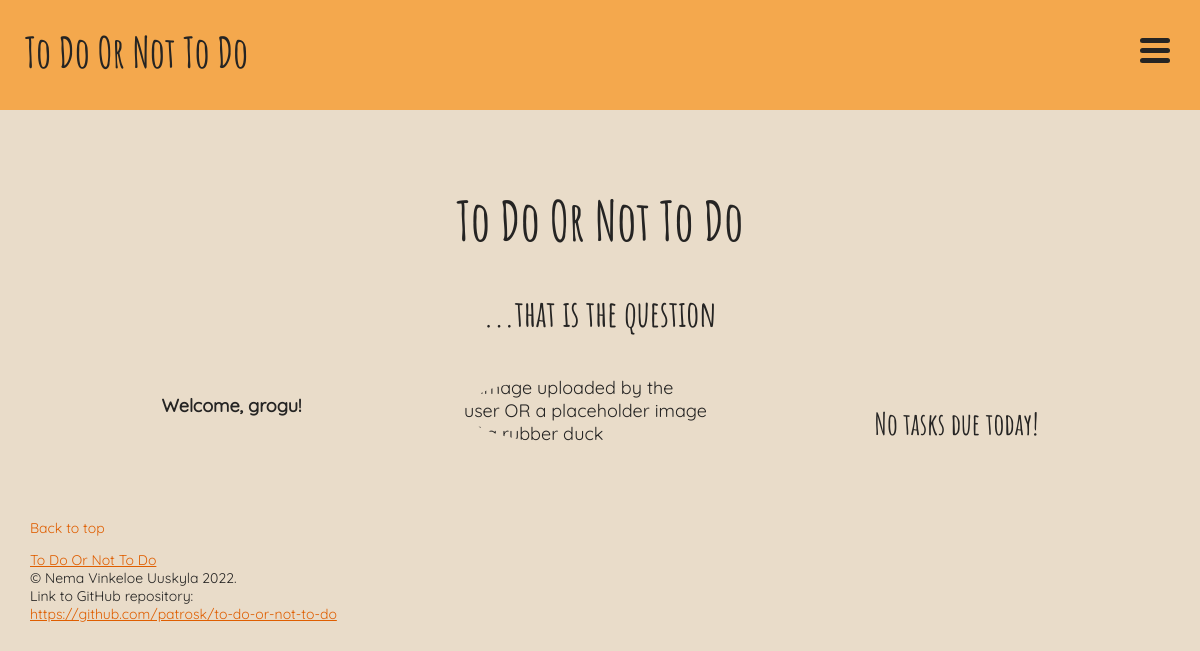
Page /index.php (signed in) on the earlier database version.
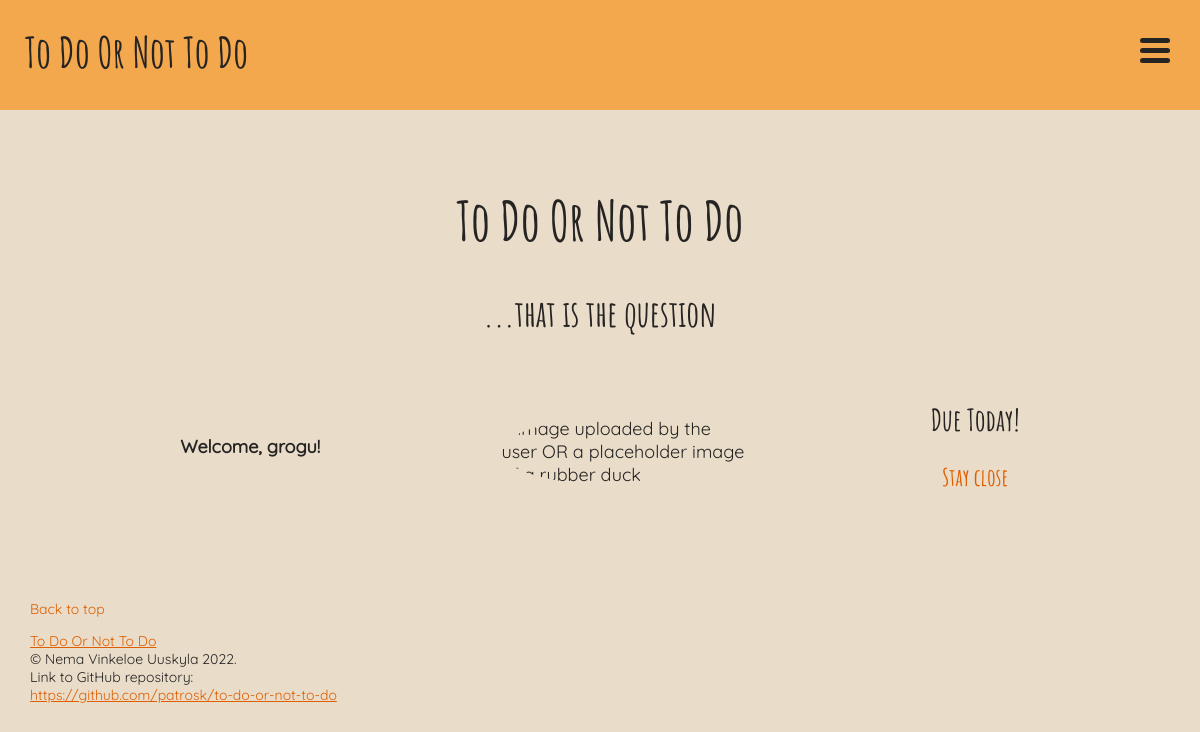
Same page on the later database version.
### tables this page shows
CREATE TABLE tasks (
	id INTEGER PRIMARY KEY AUTOINCREMENT,
	user_id INTEGER,
	list_id INTEGER,
	name VARCHAR,
	description VARCHAR,
	created_at DATETIME,
	deadline_at DATETIME,
	completed_at DATETIME,
	FOREIGN KEY (user_id) REFERENCES users(id), 
	FOREIGN KEY (list_id) REFERENCES lists(id)
);

### app/config.php (called while the page is built, shortened)
<?php
return [
    'title' => 'To Do Or Not To Do',
    'database_path' => sprintf('sqlite:%s/database/database.db', __DIR__),
];

### app/autoload.php (called while the page is built, shortened)
<?php
require __DIR__ . '/config.php';
require __DIR__ . '/functions.php';
$config = require __DIR__ . '/config.php';

### app/functions.php (called while the page is built, shortened)
<?php
function is_logged_in()
{
    if (isset($_SESSION['user'])) {
        $user = $_SESSION['user'];
        return $user;
    }
}
function get_avatar()
{
    $avatar = $_SESSION['user']['image_url'];
    return '/uploads/' . $avatar;
}
function get_tasks_due_today(PDO $database)
{
    $user_id = $_SESSION['user']['id'];
    $deadline_at = date('Y-m-d');
    $statement = $database->prepare("SELECT * from tasks WHERE user_id = :user_id AND deadline_at = :deadline_at");
    $statement->bindParam(':user_id', $user_id, PDO::PARAM_INT);
    $statement->bindParam(':deadline_at', $deadline_at, PDO::PARAM_STR);
    $statement->execute();
    $tasks_due_today = $statement->fetchAll(PDO::FETCH_ASSOC);
    return $tasks_due_today;
}

### views/messages.php (called while the page is built, shortened)
<?php
function welcome_message()
{
    if (isset($_SESSION['user'])) {
        $name = $_SESSION['user']['name'];
        return 'Welcome, ' . $name . '!';
    }
}

### index.php (the view, shortened to what this page needs)
<?php
require __DIR__ . '/app/autoload.php';
require __DIR__ . '/views/header.php';
require __DIR__ . '/views/navigation.php';
require __DIR__ . '/views/messages.php';
?>
<h1 class="heading">To Do Or Not To Do</h1>
<h2 class="slogan">...that is the question</h2>
<div class="messages">
    <?php if (is_logged_in()) : ?>
        <h4><?= welcome_message() ?></h4>
        <div class="img-box">
            <img src="<?= get_avatar() ?>" alt="image uploaded by the user OR a placeholder image of a rubber duck">
        </div>
        <div class="due-today">
            <?php $tasks_due_today = get_tasks_due_today($database) ?>
            <?php if ($tasks_due_today) : ?>
                <h2>Due Today!</h2>
                <ul class="due-today">
                    <?php foreach ($tasks_due_today as $task) : ?>
                        <li>
                            <a href="/single_task.php?list_id=<?= $task['list_id'] ?>&task_id=<?= $task['id'] ?>"><?= $task['name'] ?></a><br>
                        </li>
                    <?php endforeach ?>
                </ul>
            <?php else : ?>
                <h2>No tasks due today!</h2>
            <?php endif ?>
        </div>
    <?php endif ?>
</div>
<?php require __DIR__ . '/views/footer.php';

### views/header.php (shortened to what this page needs)
<!DOCTYPE html>
<html lang="en">
<head>
    <link rel="stylesheet" href="../assets/styles/header.css">
    <link rel="stylesheet" href="../assets/styles/media.css">
    <link rel="stylesheet" href="../assets/styles/navigation.css">
    <link rel="stylesheet" href="../assets/styles/style.css">
    <link rel="stylesheet" href="../assets/styles/footer.css">
</head>
<body>

### views/navigation.php (shortened to what this page needs)
<header>
    <nav>
        <div class="navbar">
            <a class="title" href="/index.php"><?= $config['title'] ?></a>
            <div class="dropdown">
                <button class="dropdown-button">
                    <span class="hamburger">
                        <span class="hamburger-inner"></span>
                    </span>
                </button>
            </div>
        </div>
    </nav>
</header>
<main>

### views/footer.php (shortened to what this page needs)
</main>
<footer>
    <p><a class="back-to-top">Back to top</a></p>
    <p><a href="/index.php"><?= $config['title'] ?></a><br>
        © Nema Vinkeloe Uuskyla 2022.<br>
        Link to GitHub repository:<br>
        <a href="https://github.com/patrosk/to-do-or-not-to-do">https://github.com/patrosk/to-do-or-not-to-do</a>
    </p>
</footer>
</body>
</html>

### assets/styles/header.css (style rules this page uses)
*, *:before, *:after { box-sizing: border-box; }
:root { --background-color: #e9dcc9; --primary-color: #f4a84d; --secondary-color: #ff9900; --accent-color: #df5e00; --font-color: #252423; }
body { margin: 0; font-size: 18px; font-family: 'Quicksand'; }
main, footer { padding: 30px; }
h1, h2, h3, .due-today, .list-titles { font-family: 'Amatic'; }
h1 { font-size: 36px; }
h2 { font-size: 30px; }
h3, .due-today { font-size: 24px; }
h4 { margin: 0; margin-bottom: 10px; }

### assets/styles/media.css (style rules this page uses)
@media screen and (min-width: 760px) { .messages { flex-direction: row !important; justify-content: space-evenly; margin-top: 40px; } }
@media screen and (min-width: 760px) { .messages div { max-width: 310px; } }
@media screen and (min-width: 760px) { .img-box { width: 40%; } }

### assets/styles/navigation.css (style rules this page uses)
nav { background-color: var(--primary-color); width: 100vw; height: 110px; position: fixed; z-index: 2; }
.navbar { display: flex; justify-content: space-between; padding: 25px; }
.title { text-decoration: none; font-family: 'Amatic'; font-size: 42px; color: var(--font-color); }
.dropdown-button { border: none; background-color: transparent; padding-right: 30px; }
.hamburger { position: relative; width: 30px; height: 25px; display: inline-block; }
.hamburger-inner { display: block; }
.hamburger-inner, .hamburger-inner::before, .hamburger-inner::after { width: 30px; height: 5px; background-color: var(--font-color); border-radius: 6px; position: absolute; transition-property: transform; transition-duration: 0.3s; transition-timing-function: ease; }
.hamburger-inner::before, .hamburger-inner::after { content: ''; display: block; }
.hamburger-inner::before { top: 10px; }
.hamburger-inner::after { top: 20px; }
nav a { text-decoration: none; color: var(--font-color); }
.dropdown { display: flex; flex-direction: column; align-items: end; padding-top: 12px; gap: 10px; position: absolute; right: 0; z-index: 1; }

### assets/styles/style.css (style rules this page uses)
body { background-color: var(--background-color); color: var(--font-color); }
main { padding-top: 150px; }
ul { list-style: none; }
.heading { text-align: center; font-size: 54px; }
.slogan { text-align: center; font-size: 36px; margin-bottom: 0; }
.messages, .due-today { display: flex; flex-direction: column; align-items: center; }
.due-today h2 { margin-bottom: 0; }
.due-today ul { list-style: none; padding: 0; }
.due-today li { margin-bottom: 10px; }
.due-today li a { padding: 10px; text-decoration: none; color: var(--accent-color); transition: 0.2s ease-in; }
.img-box { display: flex; justify-content: center; }
img { width: 80%; border-radius: 50%; }

### assets/styles/footer.css (style rules this page uses)
footer { font-size: 14px; }
footer a { color: var(--accent-color); }

Differences in the rows shown:
now on this page (row edited): tasks: name "Stay close"
Other differences:
text no longer shown: "No tasks due today!"
text now shown: "Due Today!"
